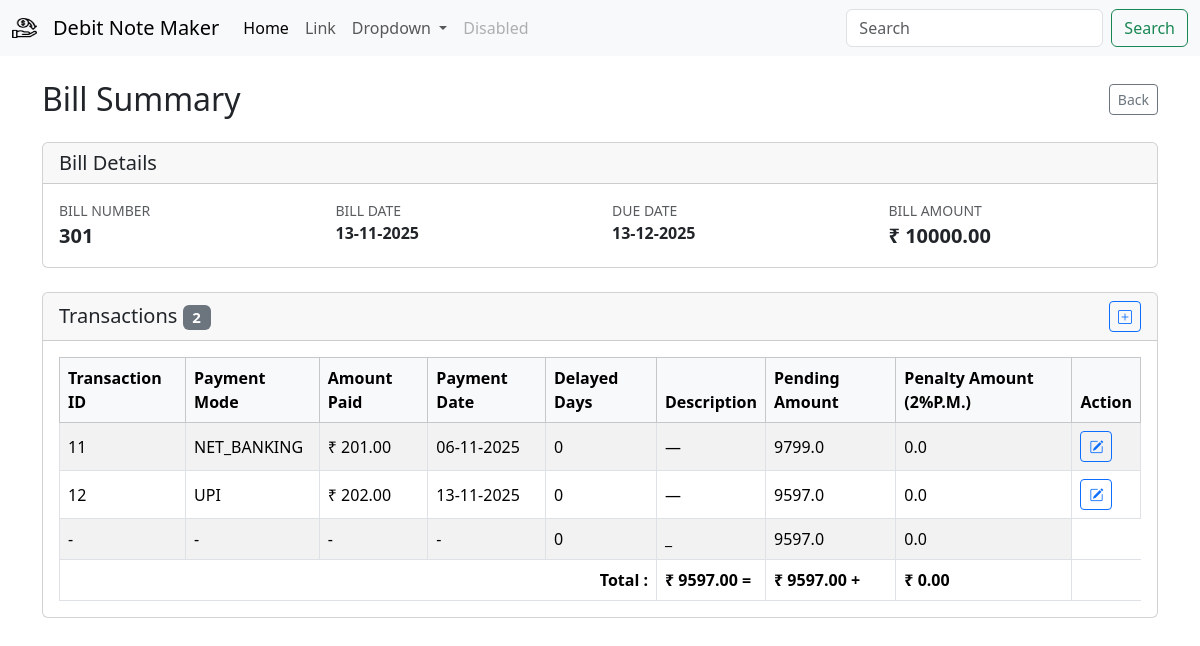
/party/bill/301, run on the app's committed database.
### db/models/bill.py (models this page shows, shortened)
class Bill(Base):
    id = Column(Integer, primary_key=True, index=True)
    bill_number = Column(Integer,unique=True,nullable=False)
    amount = Column(Float, nullable=False)
    bill_date = Column(DateTime, nullable=False)
    company_id = Column(Integer, ForeignKey("companies.id"))
    company = relationship("Company", back_populates="bills")
    transactions = relationship("Transaction", back_populates="bill", cascade="all, delete-orphan")

### db/models/company.py (models this page shows)
class Company(Base):
    __tablename__ = "companies"
    id = Column(Integer, primary_key=True, index=True)
    name = Column(String, unique=False, index=False, nullable=False)
    gst_number = Column(String, unique=True, index=True, nullable=False)
    email =  Column(String, nullable=True)
    phone_number = Column(String, nullable=True)
    payment_term_days = Column(Integer, nullable=False, default=30)
    address = Column(String, nullable=True)
    created_at = Column(DateTime, default=datetime.now)
    bills = relationship("Bill", back_populates="company", cascade="all, delete-orphan")

### db/models/transaction.py (models this page shows)
class Transaction(Base):
    __tablename__ = "transactions"
    id = Column(Integer, primary_key=True, index=True)
    bank_transaction_id = Column(String,nullable=True)
    payment_mode = Column(String, nullable=False)
    amount_paid = Column(Float, nullable=False)
    description = Column(Text, nullable=True)
    payment_date = Column(DateTime, default=datetime.now)
    bill_id = Column(Integer, ForeignKey("bill.id"))
    bill = relationship("Bill", back_populates="transactions")

### app/v1/bills.py (the view)
@router.get("/bill/{bill_number}")
def bill_list(request: Request,bill_number: int, db=Depends(get_db)):
    bill = bill_repo.get_bill_by_bill_number(bill_number=bill_number, db=db)
    return templates.TemplateResponse("bill/bill_summary.html", {"request": request, "bill": bill,"today":datetime.now()})

### template/bill/bill_summary.html (shortened to what this page needs)
{% extends "base.html" %}
{% block content %}
{% set transaction_list = [] %}
{% if transactions is defined %}
    {% set transaction_list = transactions %}
{% elif bill is defined and bill.transactions is defined %}
    {% set transaction_list = bill.transactions %}
{% endif %}
<div class="container py-4">
    <div class="d-flex justify-content-between align-items-center mb-4">
        <h2 class="mb-0">Bill Summary</h2>
        <a href="javascript:history.back()" class="btn btn-outline-secondary btn-sm">Back</a>
    </div>
    <div class="card mb-4">
        <div class="card-header">
            <h5 class="mb-0">Bill Details</h5>
        </div>
        <div class="card-body">
            {% if bill is defined %}
            <div class="row gy-3">
                <div class="col-md-3">
                    <small class="text-muted text-uppercase d-block">Bill Number</small>
                    <span class="fw-semibold fs-5">{{ bill.bill_number }}</span>
                </div>
                <div class="col-md-3">
                    <small class="text-muted text-uppercase d-block">Bill Date</small>
                    <span class="fw-semibold">{{ bill.bill_date | format_datetime('%d-%m-%Y') }}</span>
                </div>
                <div class="col-md-3">
                    <small class="text-muted text-uppercase d-block">Due Date</small>
                    <span class="fw-semibold">
                        {% if bill.due_date %}
                            {{ bill.due_date | format_datetime('%d-%m-%Y') }}
                        {% else %}
                            &mdash;
                        {% endif %}
                    </span>
                </div>
                <div class="col-md-3">
                    <small class="text-muted text-uppercase d-block">Bill Amount</small>
                    <span class="fw-semibold fs-5">&#8377; {{ "%.2f"|format(bill.amount) }}</span>
                </div>
            </div>
            {% else %}
            <p class="mb-0 text-muted">Bill information is not available.</p>
            {% endif %}
        </div>
    </div>
    <div class="card">
        <div class="card-header d-flex justify-content-between align-items-center">
            <h5 class="mb-0">Transactions
                <span class="badge text-bg-secondary ml-2">{{ transaction_list|length }}</span>
            </h5>
            <button type="button" class="btn btn-sm btn-outline-primary edit-transaction-btn" data-bs-toggle="modal"
            data-bs-target="#editTransactionModal"
              data-bill-id="{{ bill.id }}"
            >
            <i class="bi bi-plus-square"></i>
        </div>
        <div class="card-body">
            {% if transaction_list %}
            <div class="table-responsive">
                <table class="table table-bordered table-striped align-middle mb-0">
                    <thead class="table-light">
                        <tr>
                            <th scope="col">Transaction ID</th>
                            <th scope="col">Payment Mode</th>
                            <th scope="col">Amount Paid</th>
                            <th scope="col">Payment Date</th>
                            <th scope="col">Delayed Days</th>
                            <th scope="col">Description</th>
                            <th scope="col">Pending Amount</th>
                            <th scope="col">Penalty Amount (2%P.M.)</th>
                            <th scope="col">Action</th>
                        </tr>
                    </thead>
                    <tbody>
                        {% set ns = namespace(pending_amount=bill.amount,penalty=0) %}
                        {% for transaction in transaction_list %}
                        {% set ns.pending_amount=ns.pending_amount-transaction.amount_paid %}
                        <tr>
                            <td>{{ transaction.id or "—" }}</td>
                            <td>{{ transaction.payment_mode }}</td>
                            <td>&#8377; {{ "%.2f"|format(transaction.amount_paid) }}</td>
                            <td>
                                {% if transaction.payment_date %}
                                    {{ transaction.payment_date | format_datetime('%d-%m-%Y') }}
                                {% else %}
                                    &mdash;
                                {% endif %}
                            </td>
                            <td>{% set delayed_days=
                               ( transaction.payment_date - bill.due_date).days
                                %}
                            {%  if delayed_days > 0 %}
                            {{ delayed_days }}
                            {% else %}
                            {% set delayed_days=0%}
                            {{ 0 }}
                            {% endif %}
                            </td>
                            <td>{{ transaction.description or "—" }}</td>
                            <td> {{ ns.pending_amount }} </td>
                            <td>
                                {% set penalty=  transaction.amount_paid*0.02*delayed_days/30%}
                                {% set ns.penalty=ns.penalty+penalty %}
                                {{penalty}}
                            </td>
                            <td>
                                <button type="button" class="btn btn-outline-primary btn-sm edit-transaction-btn"
                                    data-bs-toggle="modal" data-bs-target="#editTransactionModal"
                                    data-id="{{ transaction.id }}"
                                    data-bill-id="{{ bill.id }}"
                                    data-bank-transaction="{{ transaction.bank_transaction_id }}"
                                    data-payment-mode="{{ transaction.payment_mode }}"
                                    data-amount="{{ transaction.amount_paid }}"
                                    data-payment-date="{{ transaction.payment_date | format_datetime('%Y-%m-%d') if transaction.payment_date else '' }}"
                                    data-description="{{ transaction.description }}">
                                    <i class="bi bi-pencil-square"></i>
                                </button>
                            </td>
                        </tr>
                        {% endfor %}
                        {%if ns.pending_amount>0%}
                        <tr>
                            <td > - </td>
                            <td > - </td>
                            <td > - </td>
                            <td > - </td>
                            <td >
                                {% set pending_amt_delayed_days=(today-bill.due_date).days %}
                                {% if pending_amt_delayed_days > 0 %}
                                    {{ pending_amt_delayed_days }}
                                {% else %}
                                    {% set pending_amt_delayed_days = 0 %}
                                    0
                                {% endif %}
                                </td>
                            <td >_</td>
                            <td >{{ns.pending_amount}}</td>
                            <td >
                                {%set penalty=ns.pending_amount*0.02*pending_amt_delayed_days/30 %}
                                {% set ns.penalty=ns.penalty + penalty %}
                                {{penalty}}
                            </td>
                        </tr>
                        <tr>
                            <td colspan="5" class="text-end fw-bold">Total : </td>
                            <td colspan="1" class="fw-bold">&#8377; {{ "%.2f"|format(ns.pending_amount + ns.penalty ) }} = </td>
                            <td colspan="1" class="fw-bold">&#8377; {{ "%.2f"|format(ns.pending_amount ) }} + </td>
                            <td colspan="1" class="fw-bold">&#8377; {{ "%.2f"|format(ns.penalty ) }}</td>
                        </tr>
                        {%endif%}
                    </tbody>
                </table>
            </div>
            {% else %}
            <p class="mb-0 text-muted">No transactions recorded for this bill.</p>
            {% endif %}
        </div>
    </div>
</div>
{% endblock %}

### data on the page
Bill: bill_number "301", bill_date "13-11-2025", due_date "13-12-2025", amount "10000.00"
Transaction: amount_paid "201.00", value "0", pending_amount "9799.0", penalty "0.0"
Transaction: amount_paid "202.00", value "0", pending_amount "9597.0", penalty "0.0"

### other printed values
{{ transaction_list|length }} "2"
{{ ns.pending_amount }} "9597.0"
{{ penalty }} "0.0"
{{ "%.2f"|format(ns.pending_amount + ns.penalty ) }} "9597.00"
{{ "%.2f"|format(ns.pending_amount ) }} "9597.00"
{{ "%.2f"|format(ns.penalty ) }} "0.00"
